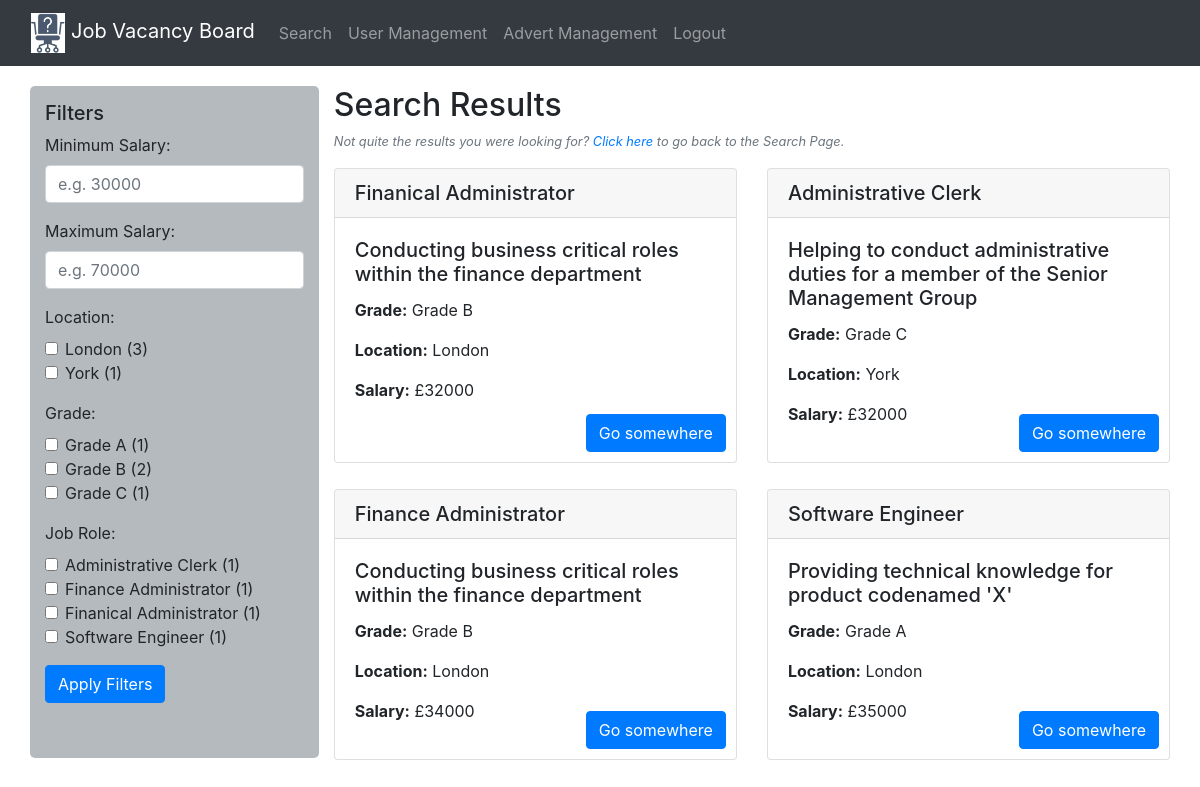
The page /results (signed in) on the database its author committed.
### models.py (models this page shows)
class Job(db.Model):
    id = db.Column(db.Integer, primary_key=True)
    jobRole = db.Column(db.String(100), nullable=False)
    shortDescription = db.Column(db.String(100), nullable=False)
    longDescription = db.Column(db.String(500), nullable=False)
    salary = db.Column(db.Integer, nullable=False)
    location = db.Column(db.String(50), nullable=False)
    grade = db.Column(db.String(20), nullable=False)

### main.py (the view)
@main.route('/results')
@login_required
def results():
    jobs = Job.query.all()
    location_counts = db.session.query(Job.location, db.func.count(Job.id)).group_by(Job.location).all()
    grade_counts = db.session.query(Job.grade, db.func.count(Job.id)).group_by(Job.grade).all()
    job_role_counts = db.session.query(Job.jobRole, db.func.count(Job.id)).group_by(Job.jobRole).all()
    return render_template('results.html', jobs=jobs, location_counts=location_counts, grade_counts=grade_counts, job_role_counts=job_role_counts)

### templates/results.html
{% extends "layout.html" %}
{% block content %}
<div class="container-fluid results-container">
    <div class="row mt-2">
        <div class="col-md-3 filter-column">
            <h5>Filters</h5>
            <form method="post">
                <div class="form-group">
                    <label for="minSalary">Minimum Salary:</label>
                    <input type="number" name="minSalary" class="form-control" id="minSalary" placeholder="e.g. 30000">
                </div>
                <div class="form-group">
                    <label for="maxSalary">Maximum Salary:</label>
                    <input type="number" name="maxSalary" class="form-control" id="maxSalary" placeholder="e.g. 70000">
                </div>
                <div class="form-group">
                    <label>Location:</label>
                    {% if location_counts %}
                        {% for location, count in location_counts %}
                        <div class="form-check">
                            <input type="checkbox" name="locations" value="{{ location }}" class="form-check-input" id="loc-{{ loop.index }}">
                            <label class="form-check-label" for="loc-{{ loop.index }}">
                                {{ location }} ({{ count }})
                            </label>
                        </div>
                        {% endfor %}
                    {% else %}
                        <p style="font-style: italic;">No filter found</p>
                    {% endif %}
                </div>
                <div class="form-group">
                    <label>Grade:</label>
                    {% if grade_counts %}
                        {% for grade, count in grade_counts %}
                        <div class="form-check">
                            <input type="checkbox" name="grades" value="{{ grade }}" class="form-check-input" id="grade-{{ loop.index }}">
                            <label class="form-check-label" for="grade-{{ loop.index }}">
                                {{ grade }} ({{ count }})
                            </label>
                        </div>
                        {% endfor %}
                    {% else %}
                        <p style="font-style: italic;">No filter found</p>
                    {% endif %}
                </div>
                <div class="form-group">
                    <label>Job Role:</label>
                    {% if job_role_counts %}
                        {% for role, count in job_role_counts %}
                        <div class="form-check">
                            <input type="checkbox" name="jobRoles" value="{{ role }}" class="form-check-input" id="role-{{ loop.index }}">
                            <label class="form-check-label" for="role-{{ loop.index }}">
                                {{ role }} ({{ count }})
                            </label>
                        </div>
                        {% endfor %}
                    {% else %}
                        <p style="font-style: italic;">No filter found</p>
                    {% endif %}
                </div>
                <button type="submit" class="btn btn-primary">Apply Filters</button>
            </form>
        </div>
        <div class="col-md-9">
            <div class="row justify-content-center">
                <div class="col-md-12">
                    <h2>Search Results</h2>
                    <p class="text-muted small text-left" style="font-style: italic;">
                        Not quite the results you were looking for?
                        <a href="{{ url_for('main.basic_search') }}">Click here</a> to go back to the Search Page.
                    </p>
                    {% if jobs %}
                        <div class="row">
                            {% for job in jobs %}
                                <div class="col-lg-6 col-md-6 d-flex align-items-stretch mb-4">
                                    <div class="card">
                                        <h5 class="card-header">{{ job.jobRole }}</h5>
                                        <div class="card-body">
                                            <h5 class="card-title">{{ job.shortDescription }}</h5>
                                            <p class="card-text"><strong>Grade:</strong> {{ job.grade }}</p>
                                            <p class="card-text"><strong>Location:</strong> {{ job.location }}</p>
                                            <p class="card-text"><strong>Salary:</strong> £{{ job.salary }}</p>
                                            <a href="#" class="btn btn-primary card-btn">Go somewhere</a>
                                        </div>
                                    </div>
                                </div>
                            {% endfor %}
                        </div>
                    {% else %}
                        <p>No jobs found matching your criteria.</p>
                    {% endif %}
                </div>
            </div>
        </div>
    </div>
</div>
{% endblock %}

### templates/layout.html (shortened to what this page needs)
<!DOCTYPE html>
<html lang="en">
<head>
    <link rel="stylesheet" href="https://cdnjs.cloudflare.com/ajax/libs/font-awesome/5.15.3/css/all.min.css" />
    <link rel="stylesheet" href="https://stackpath.bootstrapcdn.com/bootstrap/4.5.2/css/bootstrap.min.css">
    <link rel="stylesheet" href="{{ url_for('static', filename='styles.css') }}">
     <link href="https://cdn.datatables.net/1.11.3/css/dataTables.bootstrap4.min.css" rel="stylesheet">
    <link href="https://stackpath.bootstrapcdn.com/bootstrap/4.5.2/css/bootstrap.min.css" rel="stylesheet">
</head>
<body>
    {% include "navbar.html" %}
    <div class="container-fluid" style="padding-left: 30px; padding-bottom: 25px;">
        {% block content %}{% endblock %}
    </div>
</body>
</html>

### templates/navbar.html (shortened to what this page needs)
<head>
    <link rel="stylesheet" href="https://maxcdn.bootstrapcdn.com/bootstrap/4.0.0/css/bootstrap.min.css">
</head>
<nav class="navbar navbar-expand-lg navbar-dark bg-dark">
    <div class="container-fluid">
        <a class="navbar-brand" href="{{ url_for('main.basic_search') }}">
        <img src="../static/SmallLogo.PNG" height="40">
        Job Vacancy Board
        </a>
        <div class="collapse navbar-collapse" id="navbarSupportedContent">
        <ul class="navbar-nav mr-auto">
            <li class="nav-item {% if request.path == url_for('main.basic_search') %}active{% endif %}">
                <a class="nav-link" href="{{ url_for('main.basic_search') }}">Search<span class="sr-only">(current)</span></a>
            </li>
            <li class="nav-item {% if request.path == url_for('main.user_management') %}active{% endif %}">
                <a class="nav-link" href="{{ url_for('main.user_management') }}">User Management</a>
            </li>
            <li class="nav-item {% if request.path == url_for('main.advertManagement') %}active{% endif %}">
                <a class="nav-link" href="{{ url_for('main.advertManagement') }}">Advert Management</a>
            </li>
            {% if session.get('user_id') %}
                <li class="nav-item">
                    <a class="nav-link" href="{{ url_for('main.logout') }}">Logout</a>
                </li>
            {% endif %}
        </ul>
        </div>
    </div>
    </nav>

### static/styles.css (style rules this page uses)
.card { display: flex; flex-direction: column; justify-content: space-between; height: 100%; }
.card-body { position: relative; padding-bottom: 50px; }
.card-btn { position: absolute; bottom: 10px; right: 10px; }
.d-flex { display: flex; flex-wrap: wrap; }
.d-flex .card { height: 100%; margin-bottom: 2px; }
.row { display: flex; flex-wrap: wrap; }
.col-lg-6, .col-md-6 { display: flex; flex-direction: column; }
.filter-column { background-color: #b5babe; padding: 15px; border-radius: 5px; height: 672px; }
.results-container { padding-left: 5px; }

### templates/navbar.html (style rules this page uses)
.navbar { margin-bottom: 20px; }

### rows shown on the page
Job: grade "Grade B", id "2", jobRole "Finanical Administrator", shortDescription "Conducting business critical roles within the finance department", location "London", salary "32000"
Job: jobRole "Administrative Clerk", shortDescription "Helping to conduct administrative duties for a member of the Senior Management Group", grade "Grade C", location "York", salary "32000"
Job: jobRole "Finance Administrator", shortDescription "Conducting business critical roles within the finance department", grade "Grade B", location "London", salary "34000"
Job: jobRole "Software Engineer", shortDescription "Providing technical knowledge for product codenamed 'X'", grade "Grade A", location "London", salary "35000"

### other values the page prints
{{ location }} "London" "York"
{{ count }} "3" "1"
{{ grade }} "Grade A" "Grade C"
{{ count }} "1" "1"
{{ role }} "Administrative Clerk" "Finance Administrator" "Finanical Administrator" "Software Engineer"
{{ count }} "1" "1" "1" "1"
